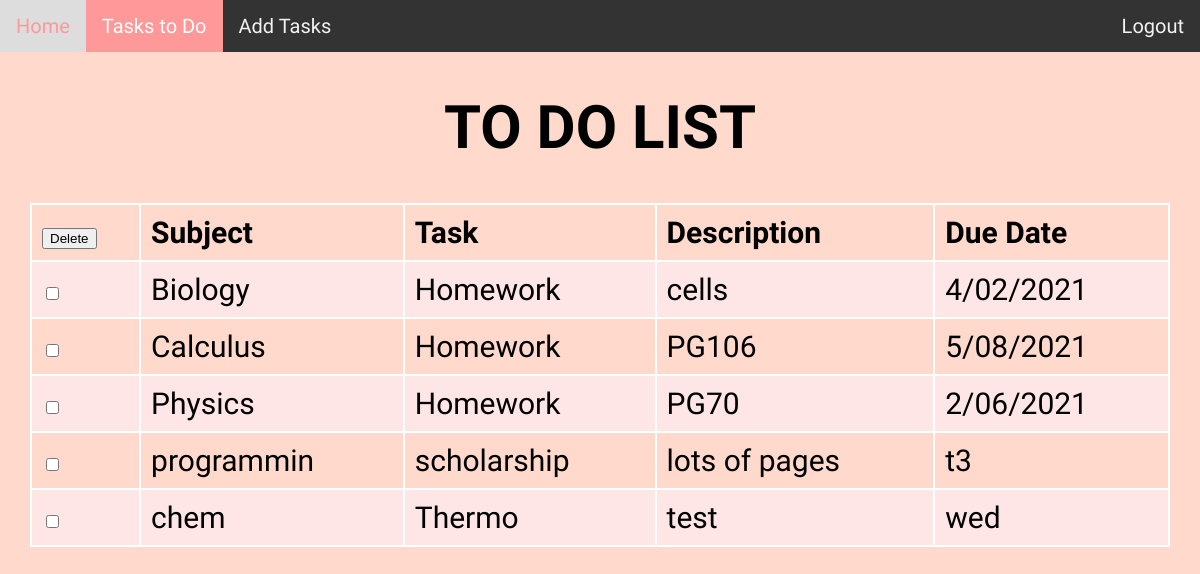
/Task_List (signed in), run on the app's committed database.
### tables this page shows
CREATE TABLE To_Do_List (id INTEGER PRIMARY KEY, class_id REFERENCES Class (id), task_id REFERENCES Task_List (id), description TEXT, due_date TEXT, user_id INTEGER REFERENCES User (id));

CREATE TABLE Class (id INTEGER PRIMARY KEY, class TEXT);

CREATE TABLE Task_List (id INTEGER PRIMARY KEY, task TEXT);

### tasks.py (the view)
@app.route("/Task_List")
@login_required
def contents():
    cursor = sqlite3.connect(DATABASE).cursor()
    sql = """
    SELECT To_Do_List.id, Class.class, Task_List.task, To_Do_List.description, To_Do_List.due_date FROM To_Do_List
    JOIN Task_List ON To_Do_List.task_id = Task_List.id
    JOIN Class ON To_Do_List.class_id = Class.id WHERE To_Do_List.user_id = ?"""
    cursor.execute(sql, (current_user.id, ))
    results = cursor.fetchall()
    return render_template("task_list.html", results=results)

### tasks.py (called while the page is built)
def get_db():
    db = getattr(g, "_database", None)
    if db is None:
        db = g.database = sqlite3.connect(DATABASE)
    return db

@login_manager.user_loader
def load_user(user_id):
    db = get_db()
    user = db.execute('SELECT id, username, password FROM User WHERE id = ?', (user_id, )).fetchone()
    if user:
        return User(user[0], user[1], user[2])

@app.teardown_appcontext
def close_connection(exception):
    db = getattr(g, "_database", None)
    if db is not None:
        db.close()

### templates/task_list.html
{% extends "layout.html" %}
{% block body %}
<h1>TO DO LIST</h1>
<form action="/delete" method="POST">
<table class="center">
    <tr>
        <th><button type="submit">Delete</button></th>
        <th>Subject</th>
        <th>Task</th>
        <th>Description</th>
        <th>Due Date</th>
    </tr>
    {% for i in results %}
    <tr>
        <td><input type="checkbox" name="delete" value="{{ i[0] }}"></td>
        <td>{{ i[1] }}</td>
        <td>{{ i[2] }}</td>
        <td>{{ i[3] }}</td>
        <td>{{ i[4] }}</td>
    </tr>
    {% endfor %}
</table>
</form>
{% endblock %}

### static/style.css (style rules this page uses)
table { font-family: 'Nanum Pen Script'; border-collapse: collapse; width: 95%; margin-bottom: 30px; }
.center { margin-left: auto; margin-right: auto; }
td, th { border: 2px solid #ffffff; text-align: left; padding: 10px; }
tr:nth-child(even) { background-color: #ffe6e6; }
body { background-color: #ffd9cc; }
body { margin: 0; font-family: 'Nanum Pen Script'; font-size: 30px; }
h1 { font-family: 'Fascinate Inline';font-size: 22px; font-size: 60px; text-align: center; }
form { text-align: center; }

### data on the page
To_Do_List: class "Biology", task "Homework", description "cells", due_date "4/02/2021"
To_Do_List: class "Calculus", task "Homework", description "PG106", due_date "5/08/2021"
To_Do_List: class "Physics", task "Homework", description "PG70", due_date "2/06/2021"
To_Do_List: class "programmin", task "scholarship", description "lots of pages", due_date "t3"
To_Do_List: class "chem", task "Thermo", description "test", due_date "wed"

### other printed values
{{ text }} "Home Tasks to Do Add Tasks Logout"
